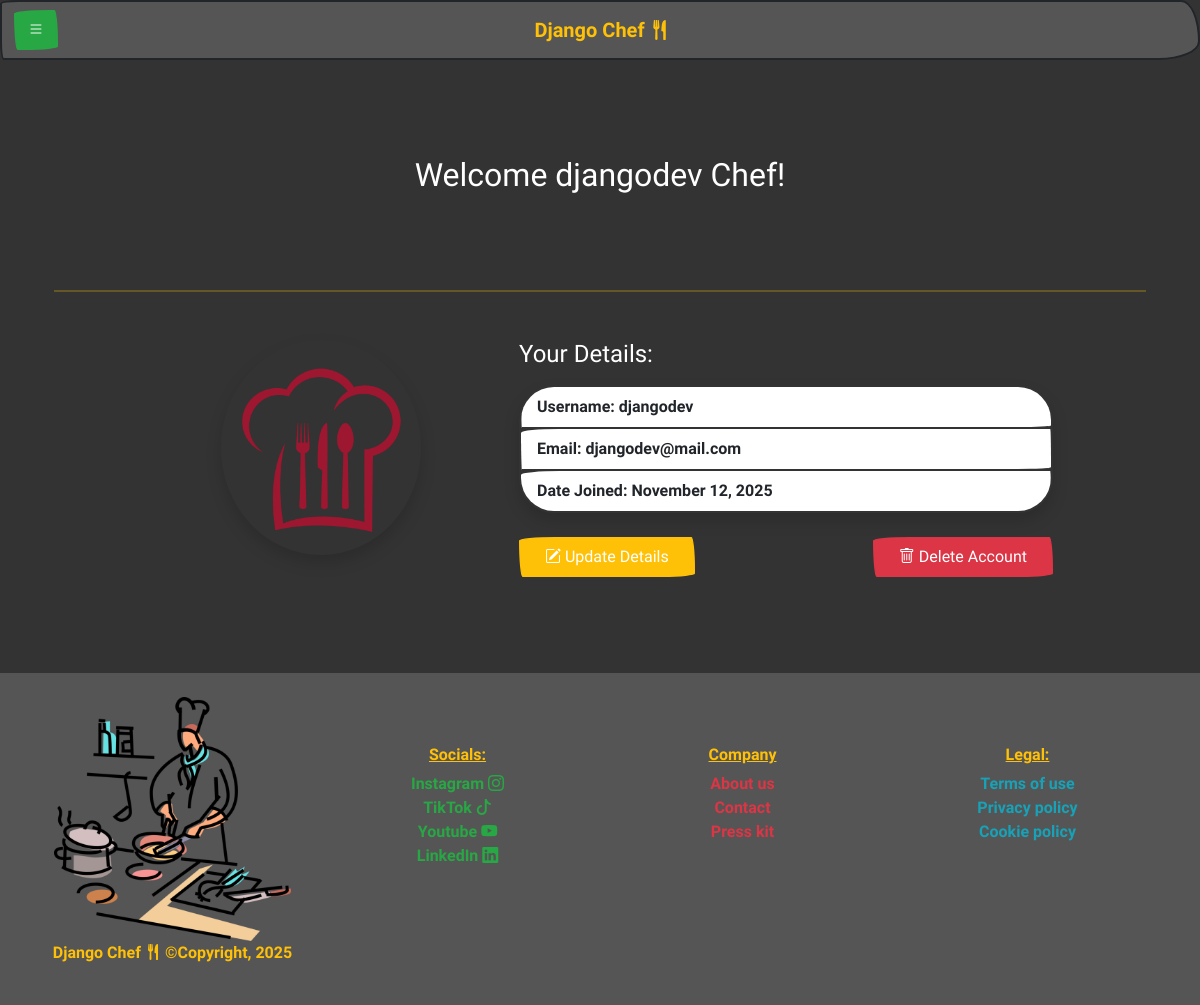
/my_account/ (signed in), run on the app's committed database.
### recipe_app/models.py (models this page shows, shortened)
class CustomUser(AbstractUser):
    id = models.BigAutoField(primary_key=True)
    username = models.CharField(max_length=150, unique=True)
    email = models.EmailField(unique=True)
    profile_pic = models.ImageField(upload_to="profile_pics/", blank=True, null=True)
    joined_at = models.DateTimeField(default=timezone.now)

### recipe_app/views.py (the view)
# urls.py: path('my_account/', CustomUserDetails.as_view(), name='account'),
class CustomUserDetails(LoginRequiredMixin, TemplateView):
    template_name = 'recipe_app/users/account.html'
    def get_context_data(self, **kwargs):
        context = super().get_context_data(**kwargs)
        context['user'] = self.request.user
        return context

### recipe_app/context_processors.py (called while the page is built)
def show_date(request):
    current_date = datetime.date.today()
    return {
        'current_date': current_date,
    }

### recipe_app/templates/recipe_app/users/account.html (shortened to what this page needs)
{% extends "base.html" %}
{% load static %}
{% block content %}
<div class="container py-5 text-light">
    <h2 class="mb-4 text-center p-5 mb-5">Welcome {{ user.username }} Chef!</h2>
    <hr class="text-warning">
    <div class="row justify-content-center align-items-start my-5">
         <div class="col-md-4 text-center mb-4 mb-md-0">
            {% if user.profile_pic %}
              <img src="{{ user.profile_pic.url }}" class="img-fluid rounded-circle shadow" style="max-width: 200px;"  alt="default profile picture">
            {% else %}
              <img src="{% static 'img/chef_hat.png' %}" class="img-fluid rounded-circle shadow" style="max-width: 200px;" alt="default profile picture">
            {% endif %}
        </div>
        <div class="col-md-6">
            <h4 class="mb-3 text-white">Your Details:</h4>
            <ul class="list-group shadow rounded-3">
                <li class="list-group-item"><strong>Username:</strong> {{ user.username }}</li>
                <li class="list-group-item"><strong>Email:</strong> {{ user.email }}</li>
                <li class="list-group-item"><strong>Date Joined:</strong> {{ user.date_joined|date:"F j, Y" }}</li>
            </ul>
            <div class="d-flex justify-content-between mt-4">
                <a href="{% url 'update_account' %}" class="btn btn-warning px-4">
                    <i class="bi bi-pencil-square"></i> Update Details
                </a>
                <a href="#deletModal" class="btn btn-danger px-4" data-bs-toggle="modal" data-bs-target="#deleteModal">
                    <i class="bi bi-trash"></i> Delete Account
                </a>
            </div>
        </div>
    </div>
</div>
{% endblock %}

### data on the page
CustomUser: username "djangodev", email "djangodev@mail.com", date_joined "November 12, 2025"
